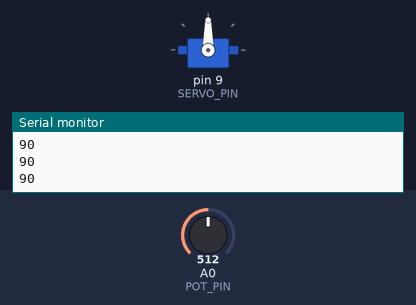
Bench run of a sketch on a simulated Arduino Uno, built with avr-gcc and run on an emulated ATmega328P. Parts: servo, the last lines printed to the serial monitor. Inputs (shaded band) come from the test bench; at power-on: A0 (POT_PIN) = 512.

Above: at 1.2 s.
1.3 s: A0 (POT_PIN) set to 716
At 2.4 s:
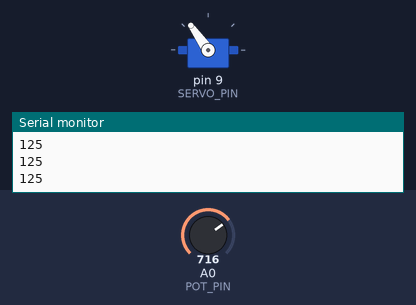
2.8 s: A0 (POT_PIN) set to 900
At 3.4 s:
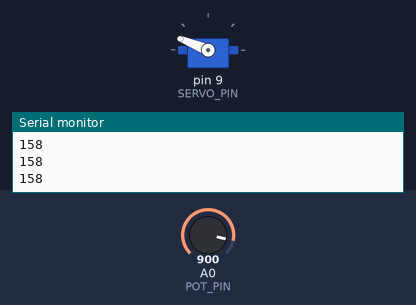
4.3 s: A0 (POT_PIN) set to 1023
At 5.5 s:
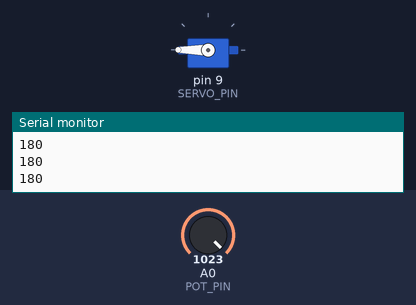
5.8 s: A0 (POT_PIN) set to 306
At 7.0 s:
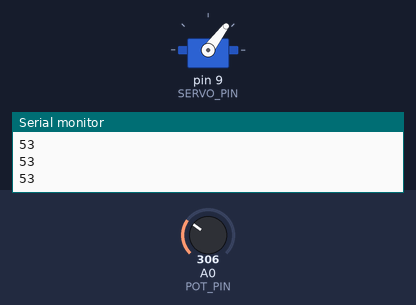
7.3 s: A0 (POT_PIN) set to 122
At 8.3 s:
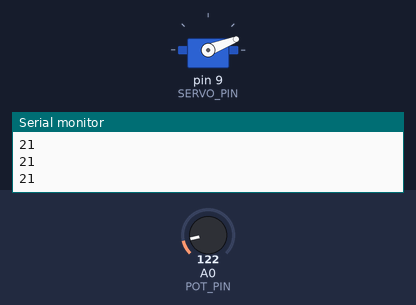
8.8 s: A0 (POT_PIN) set to 0
At 9.1 s:
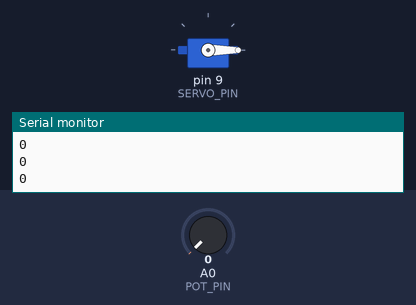
Timing chart, 0 to 11.3 s (numbered marks = the images above; inputs shaded):
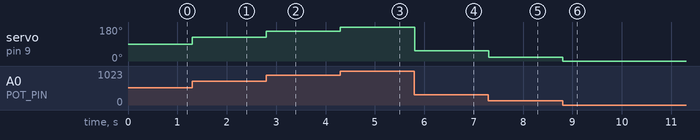

Measured:
- after the input at 1.3 s, servo on pin 9 (SERVO_PIN): 90° → 125° at once
- after the input at 2.8 s, servo on pin 9 (SERVO_PIN): 125° → 158° at once
- after the input at 4.3 s, servo on pin 9 (SERVO_PIN): 158° → 180° at once
- after the input at 5.8 s, servo on pin 9 (SERVO_PIN): 180° → 53° at once
- after the input at 7.3 s, servo on pin 9 (SERVO_PIN): 53° → 21° at once
- after the input at 8.8 s, servo on pin 9 (SERVO_PIN): 21° → 0° at once

The sketch:

mk_ad_2_w2_2.ino
```cpp
#include <Servo.h>
#define POT_PIN   A0
#define SERVO_PIN 9

Servo myServo;

void setup() {
  Serial.begin(9600);
  myServo.attach(SERVO_PIN);
}

void loop() {
  //print_POT();
  control_servo();
}
void control_servo() {
  int potValue = analogRead(POT_PIN);
  int mapValue = map(potValue, 0, 1023, 0, 180);
  Serial.println(mapValue);
  myServo.write(mapValue);
  delay(10);
}


void print_POT() {
  int potValue = analogRead(POT_PIN);
  Serial.println(potValue);
  delay(100);
}
```
